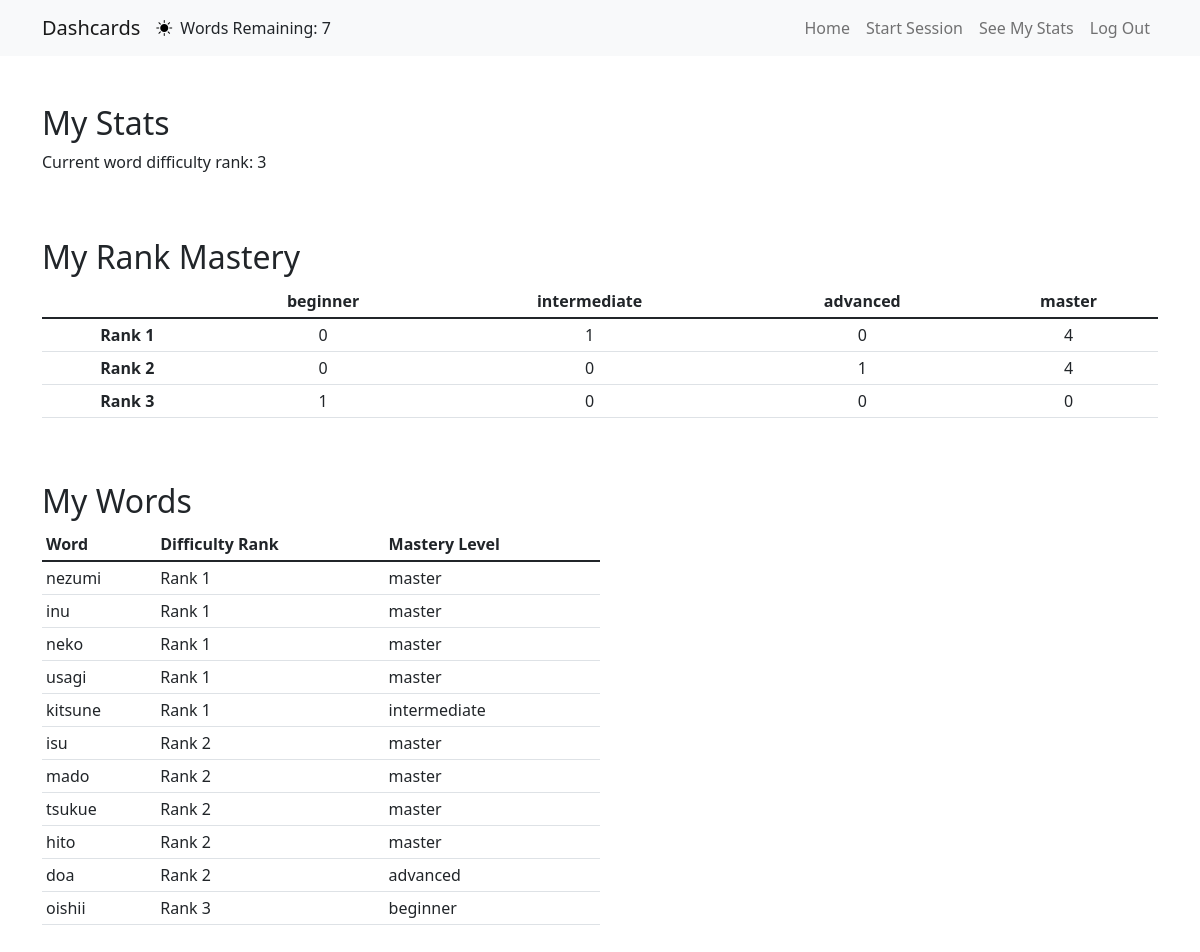
Page /stats (signed in) on the committed database.
### tables this page shows
CREATE TABLE words_per_user (id INTEGER, user_id INTEGER NOT NULL, word TEXT NOT NULL, rank TEXT NOT NULL, net_correct INTEGER NOT NULL, level TEXT NOT NULL, last_answered INTEGER NOT NULL);

### app.py (the view)
@app.route("/stats")
def stats():
    if session.get("user_id") is None:
        return redirect("/")
    user_stats = db.execute("SELECT * FROM user_stats WHERE user_id = ?",session["user_id"])[0]
    all_user_words = db.execute("SELECT * FROM words_per_user WHERE user_id = ?",session["user_id"])
    user_levels_by_rank = {}
    for rank in all_ranks:
        user_levels_by_rank[rank] = {"total": 0, "levels": {}}
        for mastery_level in mastery_levels:
            user_levels_by_rank[rank]["levels"][mastery_level["level"]] = 0
    for word in all_user_words:
        this_word_rank = word["rank"]
        this_word_level = word["level"]
        user_levels_by_rank[this_word_rank]["levels"][this_word_level] += 1
        user_levels_by_rank[this_word_rank]["total"] += 1
    words_remaining = len(get_available_words(parse_csv(wordpath))) if session.get("user_id") else None
    return render_template("stats.html", user_rank = user_stats["current_rank"],
                           user_words = all_user_words,
                           user_levels_by_rank = user_levels_by_rank,
                           mastery_levels = mastery_levels,
                           words_remaining = words_remaining)

### app.py (called while the page is built)
@app.after_request
def after_request(response):
    response.headers["Cache-Control"] = "no-cache, no-store, must-revalidate"
    response.headers["Expires"] = 0
    response.headers["Pragma"] = "no-cache"
    return response

### templates/stats.html (shortened to what this page needs)
{% extends "layout.html" %}
{% block body %}
    <h2>My Stats</h2>
    <div id="top-level">
        <p>
        Current word difficulty rank: {{ user_rank }}
        </p>
    </div>
    {% if user_words %}
    <br><br>
    <div id="rank-level" class="table-responsive">
        <h2>My Rank Mastery</h2>
        <table class="table table-sm table-hover align-middle text-center table-white light-mode" id="stats-by-rank">
            <thead>
                <tr>
                    <td></td>
                    {% for level in mastery_levels %}
                        <th scope="col">{{ level["level"] }}</th>
                    {% endfor %}
                </tr>
            </thead>
            <tbody>
                {% for rank in user_levels_by_rank %}
                    {% if user_levels_by_rank[rank]['total'] > 0 %}
                    <tr>
                        <th scope="row">Rank {{ rank }}</th>
                        {% for level in user_levels_by_rank[rank]['levels'] %}
                            <td>{{ user_levels_by_rank[rank]['levels'][level] }}</td>
                        {% endfor %}
                    </tr>
                    {% endif %}
                {% endfor %}
            </tbody>
        </table>
        <br><br>
    </div>
    <div id="word-level" class="table-responsive">
        <h2>My Words</h2>
        <table class="table table-sm table-hover align-middle table-white light-mode" id="stats-by-word">
            <thead>
                <tr>
                    <th>Word</th>
                    <th>Difficulty Rank</th>
                    <th>Mastery Level</th>
                </tr>
            </thead>
            <tbody>
                {% for word in user_words %}
                    <tr>
                        <td>{{ word.word }}</td>
                        <td>Rank {{ word.rank }}</td>
                        <td>{{ word.level }}</td>
                    </tr>
                {% endfor %}
            </tbody>
        </table>
    </div>
    {% else %}
        <div>
            You don't currently have any words to display, but please come back here
            once you've answered some words to see how well you've mastered them!
        </div>
    {% endif %}
{% endblock %}

### templates/layout.html (shortened to what this page needs)
<!DOCTYPE html>
<html lang="en">
    <head>
        <link href="static/styles.css" rel="stylesheet" type="text/css">
        <link href="https://cdn.jsdelivr.net/npm/bootstrap@5.1.3/dist/css/bootstrap.min.css" rel="stylesheet">
        <link rel="stylesheet" href="https://cdn.jsdelivr.net/npm/bootstrap-icons@1.7.2/font/bootstrap-icons.css">
    </head>
    <body class="light-mode light-mode text-dark bg-white">
        <nav class="navbar navbar-expand-lg navbar-light bg-light light-mode">
            <div class="container-sm">
                <a class="navbar-brand" href="/">Dashcards</a>
                    <div class="pe-2" onclick="toggleMode()" style="cursor: pointer">
                        <i class="bi-sun-fill light-mode"></i>
                    </div>
                    {% if session.get("user_id") and words_remaining%}
                    <div class="words-left">Words Remaining: {{ words_remaining }}</div>
                    {% endif %}
                <div class="collapse navbar-collapse" id="navbarLinks">
                    <div class="navbar-nav ms-auto">
                            <a class="nav-link" href="/">Home</a>
                        {% if not session.get("user_id" )%}
                            <a class="nav-link" href="/login">Log In</a>
                            <a class="nav-link" href="/register">Register</a>
                        {% else %}
                            <a class="nav-link" href="/cards">Start Session</a>
                            <a class="nav-link" href="/stats">See My Stats</a>
                            <a class="nav-link" href="/logout">Log Out</a>
                        {% endif %}
                    </div>
                </div>
            </div>
        </nav>
        <div class="container main-content py-5">
                {% block body %}
                {% endblock %}
        </div>
    </body>
</html>

### static/styles.css (style rules this page uses)
.words-left { padding-right: 0px; }
#stats-by-word { width: 50% !important; }
.main-content { color: var(--bs-black); }
i.light-mode { color: black; }

### rows in the picture
words_per_user: word "nezumi", rank "1", level "master"
words_per_user: word "inu", rank "1", level "master"
words_per_user: word "neko", rank "1", level "master"
words_per_user: word "usagi", rank "1", level "master"
words_per_user: word "kitsune", rank "1", level "intermediate"
words_per_user: word "isu", rank "2", level "master"
words_per_user: word "mado", rank "2", level "master"
words_per_user: word "tsukue", rank "2", level "master"
words_per_user: word "hito", rank "2", level "master"
words_per_user: word "doa", rank "2", level "advanced"
words_per_user: word "oishii", rank "3", level "beginner"

### other values in the picture
{{ words_remaining }} "7"
{{ user_rank }} "3"
{{ level["level"] }} "beginner" "intermediate" "advanced" "master"
{{ rank }} "1" "2" "3"
{{ user_levels_by_rank[rank]['levels'][level] }} "0" "1" "0" "4" "0" "0" "1" "4" "1" "0" "0" "0"
